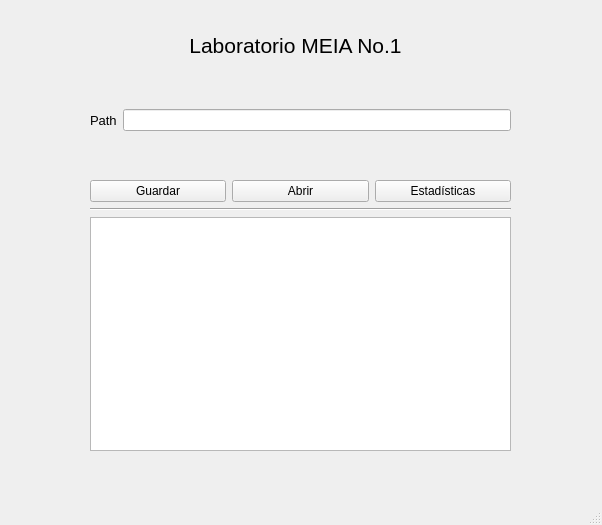
<?xml version="1.0" encoding="UTF-8"?>
<ui version="4.0">
 <class>MainWindow</class>
 <widget class="QMainWindow" name="MainWindow">
  <property name="geometry">
   <rect>
    <x>0</x>
    <y>0</y>
    <width>602</width>
    <height>525</height>
   </rect>
  </property>
  <property name="windowTitle">
   <string>MainWindow</string>
  </property>
  <widget class="QWidget" name="centralwidget">
   <widget class="QWidget" name="verticalLayoutWidget">
    <property name="geometry">
     <rect>
      <x>90</x>
      <y>180</y>
      <width>421</width>
      <height>271</height>
     </rect>
    </property>
    <layout class="QVBoxLayout" name="verticalLayout_2">
     <item>
      <layout class="QHBoxLayout" name="horizontalLayout">
       <item>
        <widget class="QPushButton" name="save_btn">
         <property name="text">
          <string>Guardar</string>
         </property>
        </widget>
       </item>
       <item>
        <widget class="QPushButton" name="open_btn">
         <property name="text">
          <string>Abrir</string>
         </property>
        </widget>
       </item>
       <item>
        <widget class="QPushButton" name="statistics_btn">
         <property name="enabled">
          <bool>true</bool>
         </property>
         <property name="text">
          <string>Estadísticas</string>
         </property>
         <property name="autoDefault">
          <bool>false</bool>
         </property>
         <property name="default">
          <bool>false</bool>
         </property>
         <property name="flat">
          <bool>false</bool>
         </property>
        </widget>
       </item>
      </layout>
     </item>
     <item>
      <widget class="Line" name="line">
       <property name="orientation">
        <enum>Qt::Horizontal</enum>
       </property>
      </widget>
     </item>
     <item>
      <widget class="QPlainTextEdit" name="txt_content_TextEdit">
       <property name="enabled">
        <bool>true</bool>
       </property>
       <property name="autoFillBackground">
        <bool>false</bool>
       </property>
      </widget>
     </item>
    </layout>
   </widget>
   <widget class="QWidget" name="horizontalLayoutWidget_2">
    <property name="geometry">
     <rect>
      <x>90</x>
      <y>80</y>
      <width>421</width>
      <height>80</height>
     </rect>
    </property>
    <layout class="QHBoxLayout" name="horizontalLayout_2">
     <item>
      <widget class="QLabel" name="path_label">
       <property name="font">
        <font>
         <pointsize>10</pointsize>
        </font>
       </property>
       <property name="text">
        <string>Path</string>
       </property>
      </widget>
     </item>
     <item>
      <widget class="QLineEdit" name="path_line_edit"/>
     </item>
    </layout>
   </widget>
   <widget class="QLabel" name="main_title_label">
    <property name="geometry">
     <rect>
      <x>150</x>
      <y>30</y>
      <width>291</width>
      <height>31</height>
     </rect>
    </property>
    <property name="font">
     <font>
      <pointsize>16</pointsize>
     </font>
    </property>
    <property name="mouseTracking">
     <bool>false</bool>
    </property>
    <property name="layoutDirection">
     <enum>Qt::LeftToRight</enum>
    </property>
    <property name="autoFillBackground">
     <bool>false</bool>
    </property>
    <property name="text">
     <string>Laboratorio MEIA No.1</string>
    </property>
    <property name="alignment">
     <set>Qt::AlignCenter</set>
    </property>
   </widget>
  </widget>
  <widget class="QMenuBar" name="menubar">
   <property name="geometry">
    <rect>
     <x>0</x>
     <y>0</y>
     <width>602</width>
     <height>21</height>
    </rect>
   </property>
  </widget>
  <widget class="QStatusBar" name="statusbar"/>
 </widget>
 <resources/>
 <connections/>
</ui>
